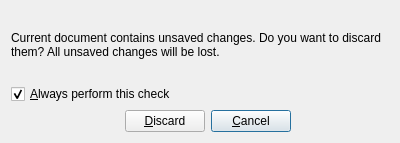
<?xml version="1.0" encoding="UTF-8"?>
<ui version="4.0">
 <class>WarnUnsavedDialog</class>
 <widget class="QDialog" name="WarnUnsavedDialog">
  <property name="geometry">
   <rect>
    <x>0</x>
    <y>0</y>
    <width>400</width>
    <height>143</height>
   </rect>
  </property>
  <property name="windowTitle">
   <string>Unsaved changes</string>
  </property>
  <layout class="QVBoxLayout" name="verticalLayout">
   <item>
    <spacer name="verticalSpacer_2">
     <property name="orientation">
      <enum>Qt::Vertical</enum>
     </property>
     <property name="sizeHint" stdset="0">
      <size>
       <width>20</width>
       <height>5</height>
      </size>
     </property>
    </spacer>
   </item>
   <item>
    <widget class="QLabel" name="label">
     <property name="sizePolicy">
      <sizepolicy hsizetype="Preferred" vsizetype="Minimum">
       <horstretch>0</horstretch>
       <verstretch>0</verstretch>
      </sizepolicy>
     </property>
     <property name="text">
      <string>Current document contains unsaved changes. Do you want to discard them? All unsaved changes will be lost.</string>
     </property>
     <property name="wordWrap">
      <bool>true</bool>
     </property>
    </widget>
   </item>
   <item>
    <spacer name="verticalSpacer">
     <property name="orientation">
      <enum>Qt::Vertical</enum>
     </property>
     <property name="sizeHint" stdset="0">
      <size>
       <width>20</width>
       <height>6</height>
      </size>
     </property>
    </spacer>
   </item>
   <item>
    <widget class="QCheckBox" name="checkBox">
     <property name="text">
      <string>&amp;Always perform this check</string>
     </property>
     <property name="checked">
      <bool>true</bool>
     </property>
    </widget>
   </item>
   <item>
    <layout class="QHBoxLayout" name="horizontalLayout">
     <item>
      <spacer name="horizontalSpacer_2">
       <property name="orientation">
        <enum>Qt::Horizontal</enum>
       </property>
       <property name="sizeHint" stdset="0">
        <size>
         <width>40</width>
         <height>20</height>
        </size>
       </property>
      </spacer>
     </item>
     <item>
      <spacer name="horizontalSpacer">
       <property name="orientation">
        <enum>Qt::Horizontal</enum>
       </property>
       <property name="sizeType">
        <enum>QSizePolicy::Fixed</enum>
       </property>
       <property name="sizeHint" stdset="0">
        <size>
         <width>15</width>
         <height>20</height>
        </size>
       </property>
      </spacer>
     </item>
     <item>
      <widget class="QPushButton" name="pushButton_2">
       <property name="text">
        <string>&amp;Discard</string>
       </property>
      </widget>
     </item>
     <item>
      <widget class="QPushButton" name="pushButton">
       <property name="text">
        <string>&amp;Cancel</string>
       </property>
       <property name="default">
        <bool>true</bool>
       </property>
      </widget>
     </item>
     <item>
      <spacer name="horizontalSpacer_3">
       <property name="orientation">
        <enum>Qt::Horizontal</enum>
       </property>
       <property name="sizeHint" stdset="0">
        <size>
         <width>40</width>
         <height>20</height>
        </size>
       </property>
      </spacer>
     </item>
    </layout>
   </item>
  </layout>
 </widget>
 <tabstops>
  <tabstop>checkBox</tabstop>
  <tabstop>pushButton_2</tabstop>
  <tabstop>pushButton</tabstop>
 </tabstops>
 <resources/>
 <connections>
  <connection>
   <sender>pushButton</sender>
   <signal>clicked()</signal>
   <receiver>WarnUnsavedDialog</receiver>
   <slot>accept()</slot>
   <hints>
    <hint type="sourcelabel">
     <x>244</x>
     <y>119</y>
    </hint>
    <hint type="destinationlabel">
     <x>317</x>
     <y>114</y>
    </hint>
   </hints>
  </connection>
  <connection>
   <sender>pushButton_2</sender>
   <signal>clicked()</signal>
   <receiver>WarnUnsavedDialog</receiver>
   <slot>reject()</slot>
   <hints>
    <hint type="sourcelabel">
     <x>172</x>
     <y>119</y>
    </hint>
    <hint type="destinationlabel">
     <x>83</x>
     <y>113</y>
    </hint>
   </hints>
  </connection>
 </connections>
</ui>
